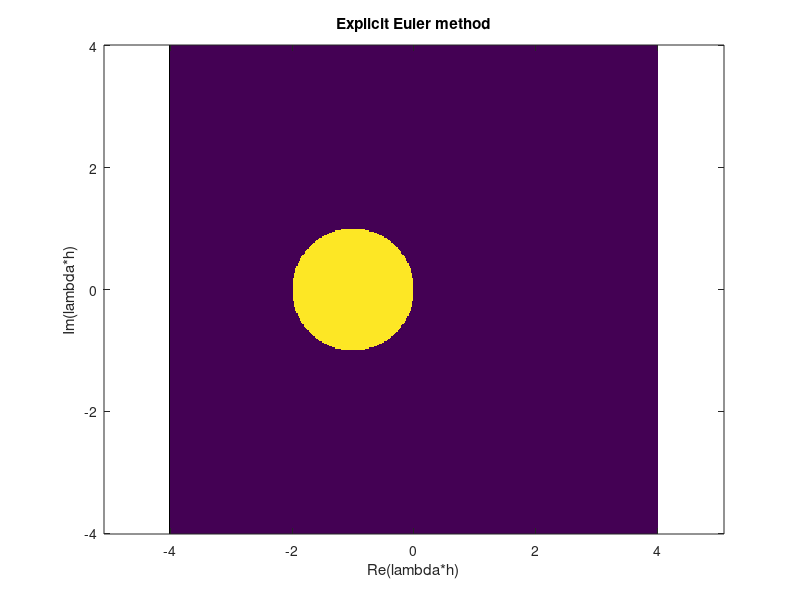

This figure's MATLAB source:
% Problem sheet 8, sample code for 2(b)
clear all; clf

x=-4:0.02:4;  % Define the complex plane of h*lambda.
y=-4:0.02:4;

f=@(x,y) sqrt((1+x)^2+(y)^2);  % Explicit Euler method
for i=1:length(x)
    for j=1:length(y)
        if f(x(i),y(j))<1
            z(j,i)=1;
        else z(j,i)=0;
        end  
    end
end

imagesc(x,y,z);    % plot the stability region
title('Explicit Euler method');
xlabel ('Re(lambda*h)');
ylabel ('Im(lambda*h)');
axis equal;

% By default, imagesc plots the y-axis from lowest to highest value, 
% top to bottom. To reverse this, type:
set(gca,'YDir','normal');
